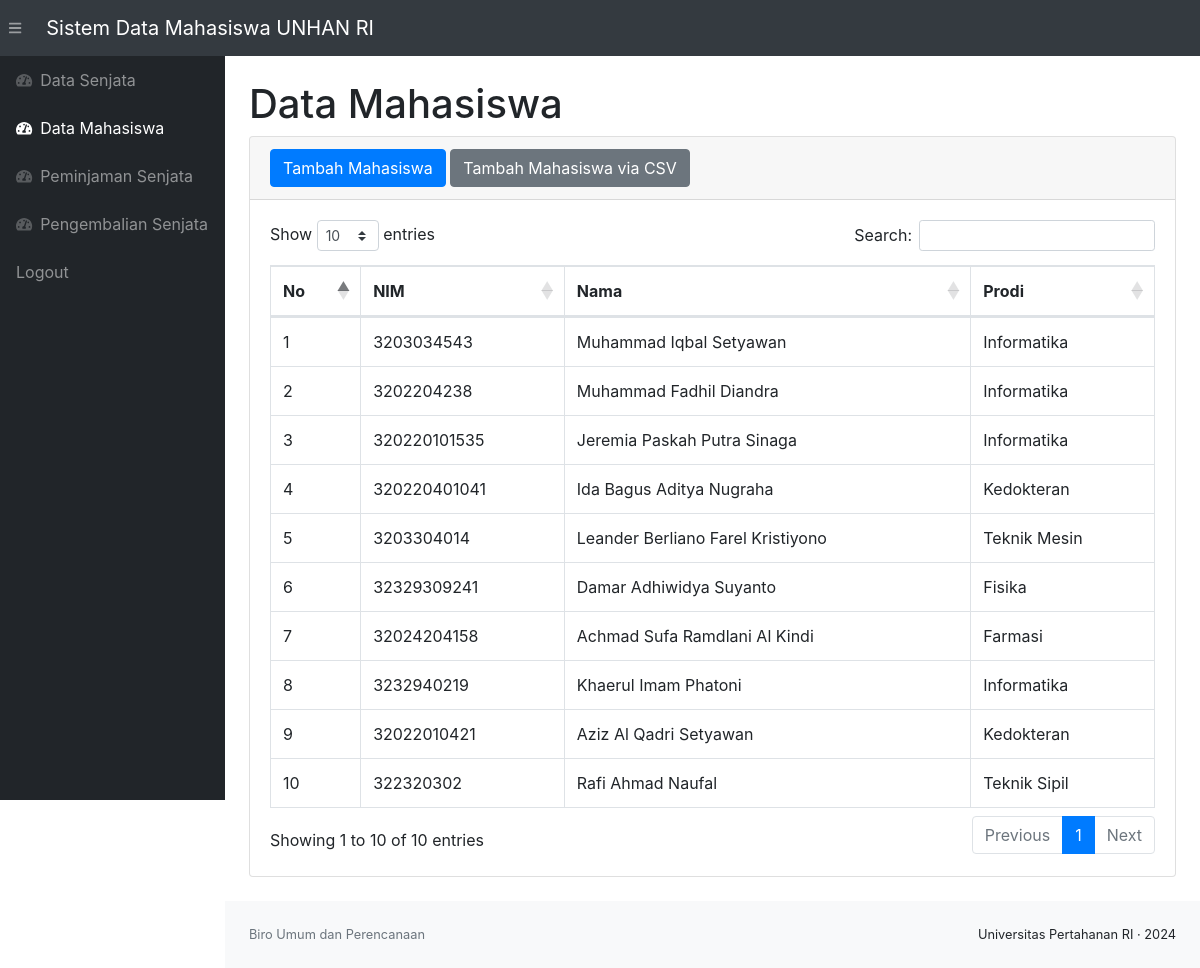
Page /mahasiswa.php (signed in) on the committed database.
### tables this page shows
CREATE TABLE `mahasiswa` (
  `id_mahasiswa` int(11) NOT NULL,
  `nim` varchar(50) NOT NULL,
  `nama` varchar(100) NOT NULL,
  `prodi` varchar(100) NOT NULL,
  `kodeqr` varchar(255) DEFAULT NULL
);

### mahasiswa.php (the view, shortened to what this page needs)
<?php
require 'function.php';
?>
<!DOCTYPE html>
<html lang="en">
    <head>
        <link href="css/styles.css" rel="stylesheet" />
        <link href="https://cdn.datatables.net/1.10.20/css/dataTables.bootstrap4.min.css" rel="stylesheet" />
    </head>
    <body class="sb-nav-fixed">
        <nav class="sb-topnav navbar navbar-expand navbar-dark bg-dark">
            <button class="btn btn-link btn-sm order-1 order-lg-0" id="sidebarToggle" href="#"><i class="fas fa-bars"></i></button>
            <a class="navbar-brand" href="index.php">Sistem Data Mahasiswa UNHAN RI</a>
        </nav>
        <div id="layoutSidenav">
        <div id="layoutSidenav_nav">
                <nav class="sb-sidenav accordion sb-sidenav-dark" id="sidenavAccordion">
                    <div class="sb-sidenav-menu">
                        <div class="nav">
                            <a class="nav-link" href="index.php">
                                <div class="sb-nav-link-icon"><i class="fas fa-tachometer-alt"></i></div>
                                Data Senjata
                            </a>
                            <a class="nav-link" href="mahasiswa.php">
                                <div class="sb-nav-link-icon"><i class="fas fa-tachometer-alt"></i></div>
                                Data Mahasiswa
                            </a>
                            <a class="nav-link" href="pengambilan.php">
                                <div class="sb-nav-link-icon"><i class="fas fa-tachometer-alt"></i></div>
                                Peminjaman Senjata
                            </a>
                            <a class="nav-link" href="kembali.php">
                                <div class="sb-nav-link-icon"><i class="fas fa-tachometer-alt"></i></div>
                                Pengembalian Senjata
                            </a>
                            <a class="nav-link" href="logout.php">
                                Logout
                            </a>
                        </div>
                    </div>
                </nav>
            </div>
            <div id="layoutSidenav_content">
                <main>
                    <div class="container-fluid">
                        <h1 class="mt-4">Data Mahasiswa</h1>
                        <div class="card mb-4">
                            <div class="card-header">
                                <button type="button" class="btn btn-primary" data-toggle="modal" data-target="#myModal">
                                    Tambah Mahasiswa
                                </button>
                                <button type="button" class="btn btn-secondary" data-toggle="modal" data-target="#csvModal">
                                    Tambah Mahasiswa via CSV
                                </button>
                            </div>
                            <div class="card-body">
                                <div class="table-responsive">
                                    <table class="table table-bordered" id="dataTable" width="100%" cellspacing="0">
                                        <thead>
                                            <tr>
                                                <th>No</th>
                                                <th>NIM</th>
                                                <th>Nama</th>
                                                <th>Prodi</th>
                                            </tr>
                                        </thead>
                                        <tbody>
                                            <?php
                                            $ambildatamahasiswa = mysqli_query($conn, "select * from mahasiswa");
                                            $i = 1;
                                            while($data=mysqli_fetch_array($ambildatamahasiswa)){
                                                $nim = $data['nim'];
                                                $nama = $data['nama'];
                                                $prodi = $data['prodi'];
                                            ?>
                                            <tr>
                                                <td><?=$i++;?></td>
                                                <td><?=$nim;?></td>
                                                <td><?=$nama;?></td>
                                                <td><?=$prodi;?></td>
                                            </tr>
                                            <?php
                                            };
                                            ?>
                                        </tbody>
                                    </table>
                                </div>
                            </div>
                        </div>
                    </div>
                </main>
                <footer class="py-4 bg-light mt-auto">
                    <div class="container-fluid">
                        <div class="d-flex align-items-center justify-content-between small">
                            <div class="text-muted">Biro Umum dan Perencanaan</div>
                            <div>
                                <a>Universitas Pertahanan RI</a>
                                &middot;
                                <a>2024</a>
                            </div>
                        </div>
                    </div>
                </footer>
            </div>
        </div>
    </body>
</html>

### rows in the picture
mahasiswa: nim "3203034543", nama "Muhammad Iqbal Setyawan", prodi "Informatika"
mahasiswa: nim "3202204238", nama "Muhammad Fadhil Diandra", prodi "Informatika"
mahasiswa: nim "320220101535", nama "Jeremia Paskah Putra Sinaga", prodi "Informatika"
mahasiswa: nim "320220401041", nama "Ida Bagus Aditya Nugraha", prodi "Kedokteran"
mahasiswa: nim "3203304014", nama "Leander Berliano Farel Kristiyono", prodi "Teknik Mesin"
mahasiswa: nim "32329309241", nama "Damar Adhiwidya Suyanto", prodi "Fisika"
mahasiswa: nim "32024204158", nama "Achmad Sufa Ramdlani Al Kindi", prodi "Farmasi"
mahasiswa: nim "3232940219", nama "Khaerul Imam Phatoni", prodi "Informatika"
mahasiswa: nim "32022010421", nama "Aziz Al Qadri Setyawan", prodi "Kedokteran"
mahasiswa: nim "322320302", nama "Rafi Ahmad Naufal", prodi "Teknik Sipil"
